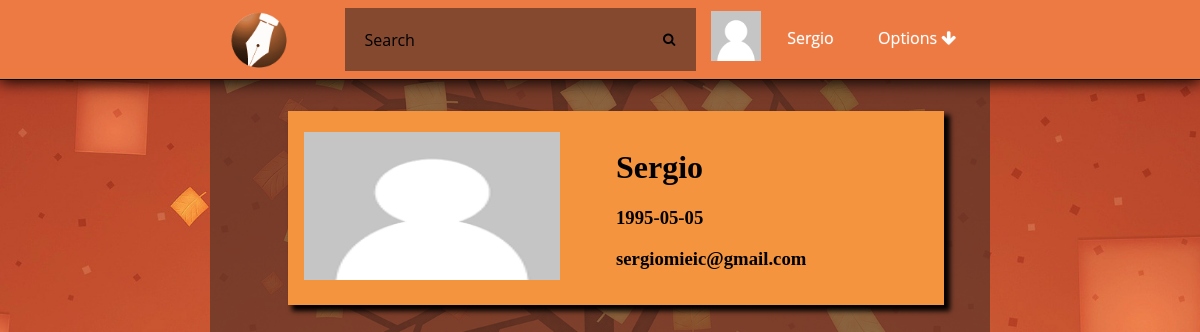
The page /profile.php (signed in) on the database its author committed.
### tables this page shows
CREATE TABLE Photo(
	idPhoto INTEGER PRIMARY KEY,
	path TEXT,
	uploadDate DATE
);

CREATE TABLE User(
	idUser INTEGER PRIMARY KEY,
	loginId TEXT NOT NULL,
	password TEXT NOT NULL,
	email TEXT NOT NULL,
	name TEXT,
	birthday DATE,
	idPhoto REFERENCES Photo(idPhoto)	
);

### databaseConnection.php (called while the page is built, shortened)
<?php
function getUser($userId){
    $pathDatabase='sqlite:'.__DIR__.'/event.db';
    $db = new PDO($pathDatabase);
    $stmt=$db->prepare("SELECT * FROM User WHERE User.idUser=:userid");
    $stmt->bindParam(':userid',$userId,PDO::PARAM_INT);
    $stmt->execute();
    $result = $stmt->fetchAll();
     if($result>0){
        return $result[0];
    }else return false;
}
function getUserImagePath($userId){
    $pathDatabase='sqlite:'.__DIR__.'/event.db';
    $db = new PDO($pathDatabase);
    $stmt=$db->prepare("SELECT Photo.path FROM Photo,User WHERE Photo.idPhoto=User.idPhoto AND User.idUser=:userid");
    $stmt->bindParam(':userid',$userId,PDO::PARAM_INT);
    $stmt->execute();
    $result = $stmt->fetchAll();
     if($result>0){
        return $result[0][0];
    }else return false;
}
?>

### profile.php (the view)
<?php
	require 'header.php';
	$result = getUser($_SESSION['userId']);
	$imagepath = getUserImagePath($_SESSION['userId']);
?>
<div class="User">
	<div class="UserImage">
		<img src= <?php echo $imagepath ?> style="width:256px;height:148px;">
	</div>
	<div class="UserInfo">
		<ul class="InfoList">
		<li><h1><?php echo $result['name']?> </h1></li>
		<li><h3><?php echo $result['birthday']?> </h3></li>
		<li><h3><?php echo $result['email']?> </h3></li>
		</ul>
	</div>
</div>
<?php
	require 'footer.php';
?>

### header.php (shortened to what this page needs)
<?php
	include_once 'databaseConnection.php';
?>
<!DOCTYPE html>
<html>
<head>
    <link rel="stylesheet" href="http://cdnjs.cloudflare.com/ajax/libs/font-awesome/4.4.0/css/font-awesome.min.css">
    <link rel="stylesheet" type="text/css" href="css/eventManager.css">
	<link rel="stylesheet" type="text/css" href="css/sweetalert.css">
</head>
<body>
	<div id="hmenu">
		<div id="containerNavBar">
			<ul class="nav">
				<a href="index.php"><img id="logo" src="static/website/logo.png"></img>
				</a>
				<li id="search">
					<form action="eventSearchPage.php" method="get">
						<input type="text" name="search_text" id="search_text" placeholder="Search" />
						<button type="submit" id="search_button"><i class="fa fa-search"></i></button>
					</form>
				</li>
				<li id="options">
					<a href="#">Options  <i class="fa fa-arrow-down"></i></a>
				</li>
				<li id="profile">
					<div class="profileButton">
						<div class ="profileButtonImage">
							<img src= <?php echo getUserImagePath($_SESSION['userId']); ?> style="width:50px;height:50px;">
						</div>
						<div class="profileButtonText">
							<a href="profile.php"> <?php echo getUser($_SESSION['userId'])['name'] ?> </a>
						</div>
					</div>
				</li>
			</ul>
		</div>
	</div>
	<div class="wrapper">

### css/eventManager.css (style rules this page uses)
html { background-image: url('\../static/website/background.jpg'); background-attachment: fixed; background-position:center center; background-size:cover; display: block; box-sizing: border-box; height: 100%; }
body { width: 65%; margin:0 auto; background-color: rgba(88, 52, 40, 0.69); background-size: contain; background-attachment: fixed; box-sizing: border-box; display: block; min-height: 100%; }
div#hmenu { margin: auto auto; height: 5em; background: #ED7A43; width: 100%; text-align: center; position: fixed; top:0; left:0; border-bottom:1px solid; box-shadow: 0 1px 15px 1px; box-sizing: border-box; }
img#logo { height: 80%;width: auto;float: left;margin-left: 1em;border-radius: 50%;margin-right: 1em; }
div#containerNavBar { display: inline-block; width: 65%; height: 100%; margin: auto; box-sizing: border-box; }
.nav { height: 100%; width: 100%; display: inline-block; margin: 0.5em auto; padding: 0; }
.nav li { float: left; list-style-type: none; position: relative; margin: auto 1%; display: inline-block; }
.nav li a { font-size: 16px; color: white; display: block; line-height: 60px; padding: 0 26px; text-decoration: none; font-family: 'Open Sans', sans-serif; text-shadow: 0 0 1px rgba(255, 255, 255, 0.5); }
li#search { width: 45%; height: 80%; margin-left: 5%; }
#search_text { width: 85%; padding: 10px 0 10px 20px; font-size: 16px; font-family: 'Open Sans', sans-serif; border: 0 none; height: 100%; margin-right: 0; color: white; outline: none; background: rgba(88, 52, 40, 0.69); float: left; box-sizing: border-box; transition: all 0.15s; }
#search_button { border: 0 none; background: rgba(88, 52, 40, 0.69) center no-repeat; width: 15%; float: left; padding: 0; text-align: center; height: 100%; cursor: pointer; }
li#profile { width: 15%; }
li#options { float:right; padding: 0; }
#search form { width: 100%; height: 100%; margin: 0 auto; display: inline-block; }
.UserImage { margin: 0 auto; width: 50%; display: table-cell; vertical-align: middle; }
.UserInfo { width: 50%; display: table-cell; vertical-align: middle; }
ul.InfoList { list-style-type: none;width: 100%;height: 100%;-webkit-padding-start: 0px;-webkit-margin-before: 0em;-webkit-margin-after: 0em; }
.profileButton { width: 100%; display: table; }
.profileButtonImage { height: 100%; display: table-cell; margin: 0 auto; width: 30%; vertical-align: middle; }
.profileButtonText { width: 50%; display: table-cell; box-sizing: border-box; margin: 0 auto; }
.wrapper { width: 80%; margin: 0 auto; padding-top: 5em; }
.User { background-color: #F5943E; box-shadow: 5px 5px 5px 1px; padding: 1em; display: table; margin-top: 5%; width: 100%; }

### rows shown on the page
photo: path (placeholder picture)
user: name "Sergio", birthday "1995-05-05", email "sergiomieic@gmail.com"
